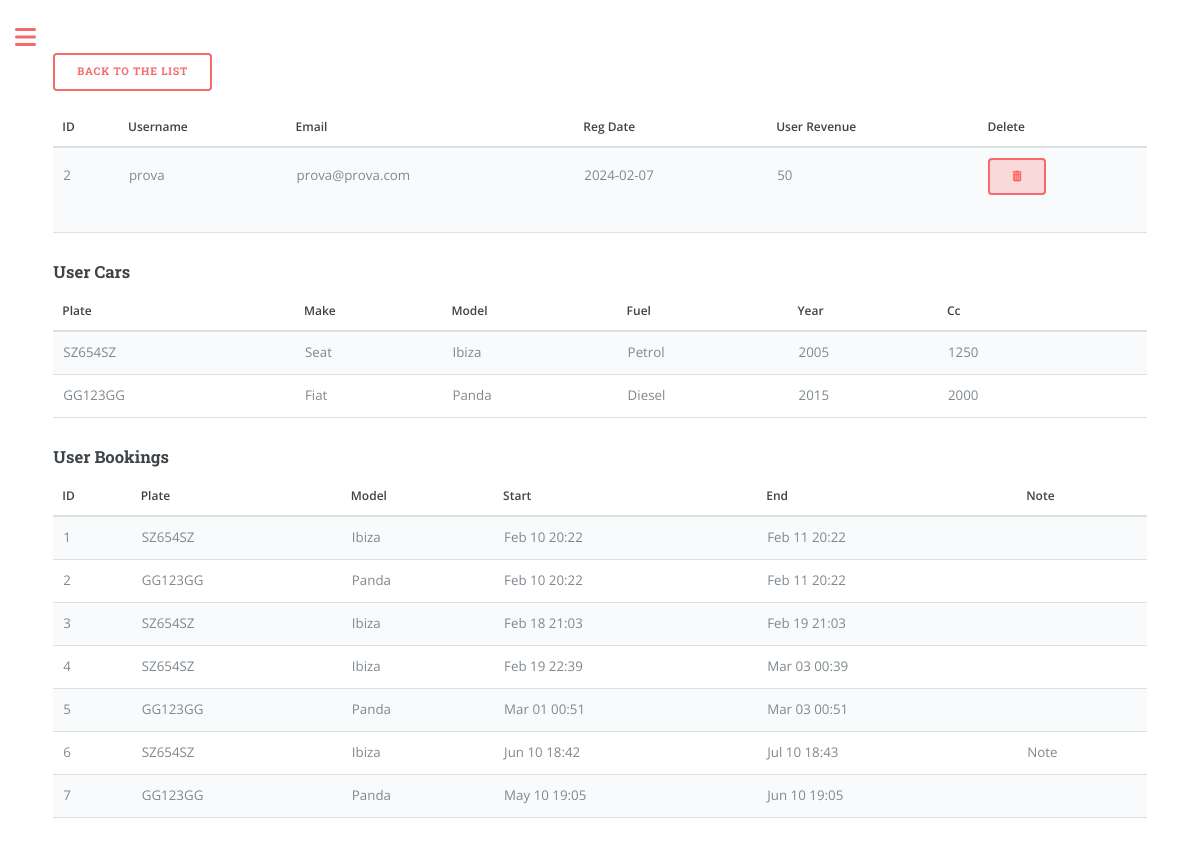
Before: /user/prova (signed in) with the older database file.
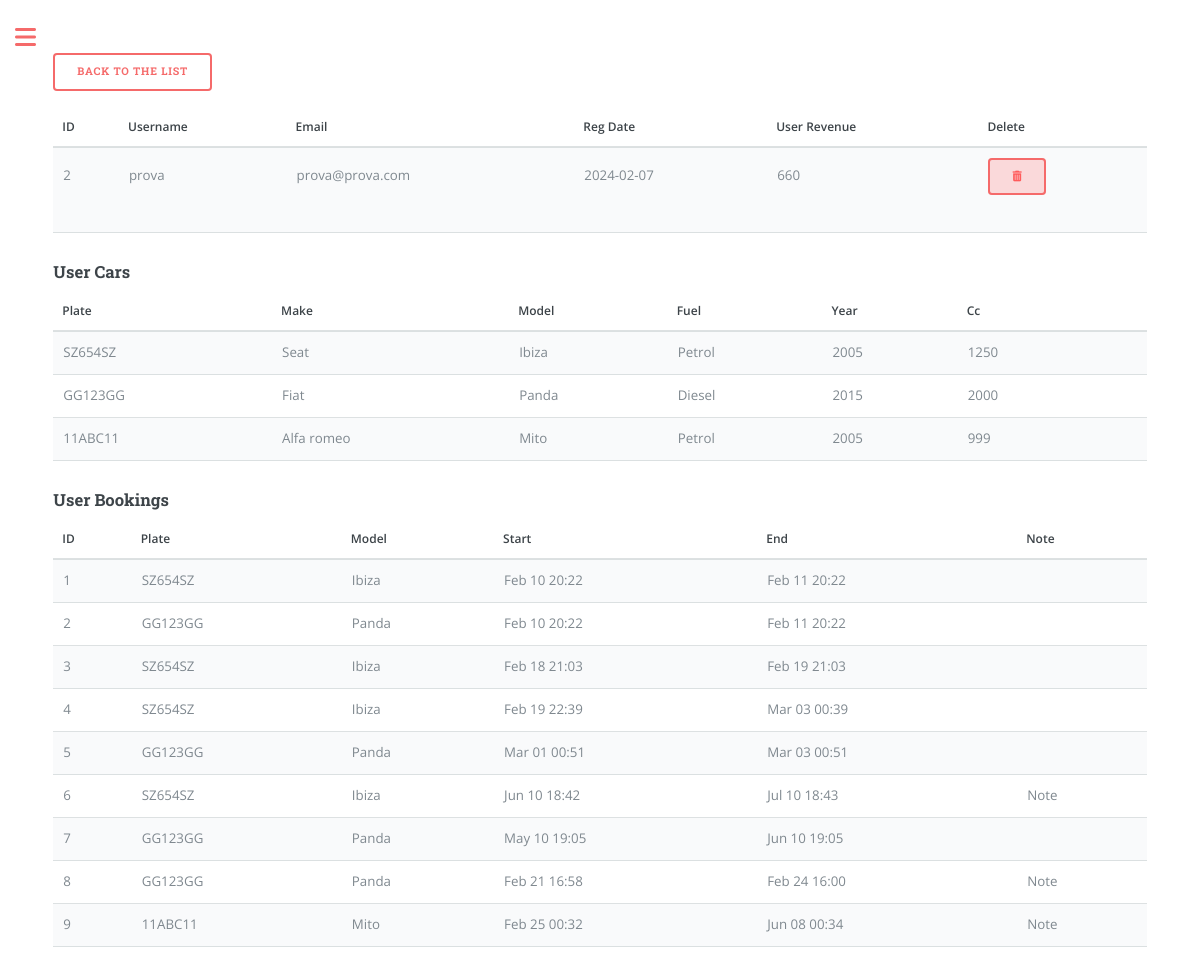
After: the same page with the newer database file.
### app/models.py (models this page shows, shortened)
class User(UserMixin, db.Model):
    id = db.Column(db.Integer, primary_key=True)
    registration_date = db.Column(db.DateTime, default=datetime.utcnow)
    username = db.Column(db.String(64), index=True, unique=True)
    email = db.Column(db.String(120), index=True, unique=True)
    password_hash = db.Column(db.String(128))
    garage = db.relationship('Car', backref='owner_garage', lazy='dynamic')
    groups = db.relationship('Groups', backref='owner_groups', lazy='dynamic')
    contacts = db.relationship('Contacts', backref='owner_contacts', lazy='dynamic')
    role = db.Column(db.String(20), default='user')
    currency = db.Column(db.String(1), default='€')
    measurement_unit = db.Column(db.String(5), default='Km')
    language = db.Column(db.String(2), default='en')
    def formatted_registration_date(self):
        if self.registration_date:
            return self.registration_date.strftime('%Y-%m-%d')
        elif self.registration_date == None:
            return None
        else:
            return "N/A"
    def user_revenue(self):
        total_revenue = 0
        for booking in Booking.query.filter_by(user_id=self.id).all():
            total_revenue += booking.money
        return total_revenue

class Booking(db.Model):
    id = db.Column(db.Integer, primary_key=True)
    start_datetime = db.Column(db.DateTime, nullable=False)
    end_datetime = db.Column(db.DateTime, nullable=False)
    car_plate = db.Column(db.String(8), db.ForeignKey('car.plate'), nullable=False)
    user_id = db.Column(db.Integer, db.ForeignKey('user.id'), nullable=False)
    note = db.Column(db.String(160))
    money = db.Column(db.Integer, default=0, index=True)
    km = db.Column(db.Integer, default=0, index=True) # Car's kilometres when booking
    car = db.relationship('Car', backref='bookings', lazy=True)
    contact_id = db.Column(db.Integer, db.ForeignKey('contacts.id', name='booking_contacts_id'), nullable=True)
    group_id = db.Column(db.Integer, db.ForeignKey('groups.id', name='booking_group'), nullable=True)
    group = db.relationship('Groups', back_populates='bookings', lazy=True)

class Car(db.Model):
    plate = db.Column(db.String(8), primary_key=True, index=True, unique=True)
    make = db.Column(db.String(15), index=True)
    model = db.Column(db.String(15), index=True)
    fuel = db.Column(db.String(8), index=True)
    year = db.Column(db.Integer, index=True)
    cc = db.Column(db.Integer, index=True)
    user_id = db.Column(db.Integer, db.ForeignKey('user.id'))
    days = db.Column(db.Integer, default=0, index=True)
    money = db.Column(db.Integer, default=0, index=True) # Referred as 'revenue'
    car_cost = db.Column(db.Integer, default=0, index=True)
    insurance_cost = db.Column(db.Float, default=0, index=True)
    insurance_expiry_date = db.Column(db.DateTime)
    mot_cost = db.Column(db.Float, default=0, index=True)
    mot_expiry_date = db.Column(db.DateTime)
    road_tax_cost = db.Column(db.Float, default=0, index=True)
    road_tax_expiry_date = db.Column(db.DateTime)
    renewal = db.relationship('Renewal', backref='car', lazy='dynamic')
    km = db.Column(db.Integer, default=0, index=True)

### app/routes.py (the view, shortened to what this page needs)
@app.route('/user/<username>', methods=['GET', 'POST'])
@login_required
def user(username):
    if current_user.username == 'admin' and current_user.role == 'admin':
        user = User.query.filter_by(username=username).one()
        cars = Car.query.filter_by(user_id=user.id)
        bookings = Booking.query.filter_by(user_id=user.id)
        return render_template('user.html', page='users_page', user=user, cars=cars, bookings=bookings)
    else:
        return render_template('404.html')

### app/models.py (called while the page is built)
@login.user_loader
def load_user(id):
    return User.query.get(int(id))

### app/templates/user.html (shortened to what this page needs)
{% if current_user.language == 'en' %}
    {% if current_user.language == 'en' %}
    {% extends "index.html" %}
{% else %}
    {% extends "index_" + current_user.language + ".html" %}
{% endif %}
{% else %}
    {% extends "index_" + current_user.language + ".html" %}
{% endif %}
{% block content %}
<form action="{{ url_for('users_list') }}" method="get">
    <button type="submit">Back to the list</button>
</form>
<table>
    <thead>
        <tr>
            <th>ID</th>
            <th>Username</th>
            <th>Email</th>
            <th>Reg Date</th>
            <th>User Revenue</th>
            <th>Delete</th>
        </tr>
    </thead>
    <tbody>
            <tr>
                <td>{{ user.id }}</td>
                <td>{{ user.username }}</td>
                <td>{{ user.email }}</td>
                <td>{{ user.formatted_registration_date() }}</td>
                <td>{{ user.user_revenue() }}</td>
                <td>
                    <form action="{{ url_for('user', username=user.username) }}" method="POST" onsubmit="return confirm('Are you sure you want to delete this account? All cars and bookings related to it will be deleted');">
                        <button type="submit" class="btn btn-danger btn-delete"><i class="fas fa-trash-alt"></i></button>
                    </form>
                </td>
            </tr>
    </tbody>
</table>
<h3>User Cars</h3>
<table class="table" id="carTable">
    <thead>
      <tr>
        <th>Plate</th>
        <th>Make</th>
        <th>Model</th>
        <th>Fuel</th>
        <th>Year</th>
        <th>Cc</th>
      </tr>
    </thead>
    <tbody>
      {% for car in cars %}
      <tr>
          <td te">{{ car.plate }}</td>
          <td e">{{ car.make }}</td>
          <td el">{{ car.model }}</td>
          <td l">{{ car.fuel }}</td>
          <td r">{{ car.year }}</td>
          <td >{{ car.cc }}</td>
        <td>
      </tr>
      {% endfor %}
  </tbody>
</table>
<h3>User Bookings</h3>
<table class="table" id="bookingTable">
    <thead>
      <tr>
        <th>ID</th>
        <th>Plate</th>
        <th>Model</th>
        <th>Start</th>
        <th>End</th>
        <th>Note</th>
      </tr>
    </thead>
    <tbody>
      {% for booking in bookings %}
      <tr>
          <td >{{ booking.id }}</td>
          <td>{{ booking.car.plate }}</td>
          <td>{{ booking.car.model }}</td>
          <td>{{ booking.start_datetime.strftime("%b %d %H:%M") }}</td>
          <td>{{ booking.end_datetime.strftime("%b %d %H:%M") }}</td>
          <td>
            {% if booking.note %}
            <span class="note-tooltip">
                Note
            </span>
        {% endif %}
          </td>
      </tr>
      {% endfor %}
  </tbody>
</table>
{% endblock %}

### app/templates/index.html (shortened to what this page needs)
<!DOCTYPE HTML>
<html>
	<head>
		<link rel="stylesheet" href="{{url_for('static', filename='css/main.css')}}"/>
		<link rel="stylesheet" href="{{url_for('static', filename='css/custom.css')}}"/>
		<link rel="stylesheet" href="https://cdnjs.cloudflare.com/ajax/libs/font-awesome/6.0.0-beta3/css/all.min.css">
	</head>
	<body class="is-preload">
			<div id="wrapper">
					<div id="main">
						<div class="inner">
								<section id="banner">
									<div class="content">
										{% block content %} {% endblock %}
								</section>
						</div>
					</div>
			</div>
	</body>
</html>

### app/static/css/main.css (style rules this page uses)
html, body, div, span, applet, object, iframe, h1, h2, h3, h4, h5, h6, p, blockquote, pre, a, abbr, acronym, address, big, cite, code, del, dfn, em, img, ins, kbd, q, s, samp, small, strike, strong, sub, sup, tt, var, b, u, i, center, dl, dt, dd, ol, ul, li, fieldset, form, label, legend, table, caption, tbody, tfoot, thead, tr, th, td, article, aside, canvas, details, embed, figure, figcaption, footer, header, hgroup, menu, nav, output, ruby, section, summary, time, mark, audio, video { margin: 0; padding: 0; border: 0; font-size: 100%; font: inherit; vertical-align: baseline; }
article, aside, details, figcaption, figure, footer, header, hgroup, menu, nav, section { display: block; }
body { line-height: 1; }
table { border-collapse: collapse; border-spacing: 0; }
body { -webkit-text-size-adjust: none; }
body { -ms-overflow-style: scrollbar; }
html { box-sizing: border-box; }
*, *:before, *:after { box-sizing: inherit; }
body { background: #ffffff; }
body, input, select, textarea { color: #7f888f; font-family: "Open Sans", sans-serif; font-size: 13pt; font-weight: 400; line-height: 1.65; }
@media screen and (max-width: 1680px) { body, input, select, textarea { font-size: 11pt; } }
@media screen and (max-width: 1280px) { body, input, select, textarea { font-size: 10pt; } }
em, i { font-style: italic; }
h1, h2, h3, h4, h5, h6 { color: #3d4449; font-family: "Roboto Slab", serif; font-weight: 700; line-height: 1.5; margin: 0 0 1em 0; }
h3 { font-size: 1.25em; }
form { margin: 0 0 2em 0; }
table { margin: 0 0 2em 0; width: 100%; }
table tbody tr { border: solid 1px rgba(210, 215, 217, 0.75); border-left: 0; border-right: 0; }
table tbody tr:nth-child(2n + 1) { background-color: rgba(230, 235, 237, 0.25); }
table td { padding: 0.75em 0.75em; }
table th { color: #3d4449; font-size: 0.9em; font-weight: 600; padding: 0 0.75em 0.75em 0.75em; text-align: left; }
table thead { border-bottom: solid 2px rgba(210, 215, 217, 0.75); }
input[type="submit"], input[type="reset"], input[type="button"], button, .button { -moz-appearance: none; -webkit-appearance: none; -ms-appearance: none; appearance: none; -moz-transition: background-color 0.2s ease-in-out, color 0.2s ease-in-out; -webkit-transition: background-color 0.2s ease-in-out, color 0.2s ease-in-out; -ms-transition: background-color 0.2s ease-in-out, color 0.2s ease-in-out; transition: background-color 0.2s ease-in-out, color 0.2s ease-in-out; background-color: transparent; border-radius: 0.375em; border: 0; box-shadow: inset 0 0 0 2px #f56a6a; color: #f56a6a !important; cursor: pointer; display: inline-block; font-family: "Roboto Slab", serif; font-size: 0.8em; font-weight: 700; height: 3.5em; letter-spacing: 0.075em; line-height: 3.5em; padding: 0 2.25em; text-align: center; text-decoration: none; text-transform: uppercase; white-space: nowrap; }
#wrapper { display: -moz-flex; display: -webkit-flex; display: -ms-flex; display: flex; -moz-flex-direction: row-reverse; -webkit-flex-direction: row-reverse; -ms-flex-direction: row-reverse; flex-direction: row-reverse; min-height: 100vh; }
#main { -moz-flex-grow: 1; -webkit-flex-grow: 1; -ms-flex-grow: 1; flex-grow: 1; -moz-flex-shrink: 1; -webkit-flex-shrink: 1; -ms-flex-shrink: 1; flex-shrink: 1; width: 100%; }
#main > .inner { padding: 0 6em 0.1em 6em ; margin: 0 auto; max-width: 110em; }
#main > .inner > section { padding: 6em 0 4em 0 ; border-top: solid 2px rgba(210, 215, 217, 0.75); }
#main > .inner > section:first-of-type { border-top: 0 !important; }
@media screen and (max-width: 1680px) { #main > .inner { padding: 0 5em 0.1em 5em ; } }
@media screen and (max-width: 1680px) { #main > .inner > section { padding: 5em 0 3em 0 ; } }
@media screen and (max-width: 1280px) { #main > .inner { padding: 0 4em 0.1em 4em ; } }
@media screen and (max-width: 1280px) { #main > .inner > section { padding: 4em 0 2em 0 ; } }
#banner { padding: 6em 0 4em 0 ; display: -moz-flex; display: -webkit-flex; display: -ms-flex; display: flex; }
#banner .content { -moz-flex-grow: 1; -webkit-flex-grow: 1; -ms-flex-grow: 1; flex-grow: 1; -moz-flex-shrink: 1; -webkit-flex-shrink: 1; -ms-flex-shrink: 1; flex-shrink: 1; width: 50%; }
.note-tooltip { position: relative; display: inline-block; cursor: pointer; }
.btn-delete { background-color: rgba(255, 86, 86, 0.2); color: #ff5b5b !important; }

Changed rows visible on the page:
computed for Booking id 1: user_revenue "50" → "660"
added Car: plate "11ABC11", make "Alfa romeo", model "Mito", fuel "Petrol", year "2005", cc "999"
added Booking: id "8", car.plate "GG123GG", car.model "Panda", start_datetime "Feb 21 16:58", end_datetime "Feb 24 16:00"
added Booking: id "9", car.plate "11ABC11", car.model "Mito", start_datetime "Feb 25 00:32", end_datetime "Jun 08 00:34"
